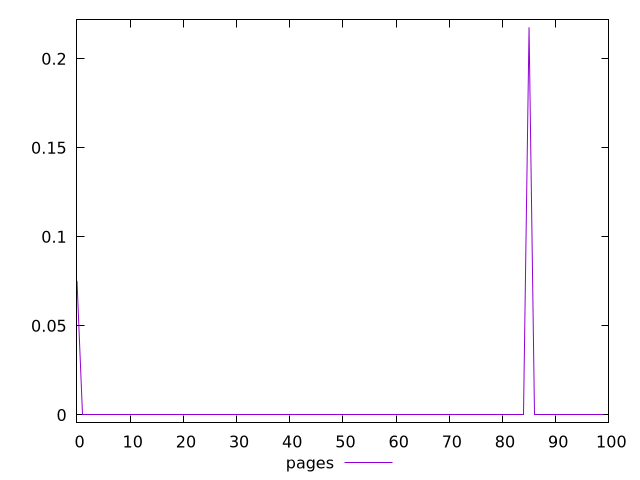

This chart was generated by the following gnuplot code:
$_pages <<EOF
0.07529411764705879
0
0
0
0
0
0
0
0
0
0
0
0
0
0
0
0
0
0
0
0
0
0
0
0
0
0
0
0
0
0
0
0
0
0
0
0
0
0
0
0
0
0
0
0
0
0
0
0
0
0
0
0
0
0
0
0
0
0
0
0
0
0
0
0
0
0
0
0
0
0
0
0
0
0
0
0
0
0
0
0
0
0
0
0
0.21764705882352942
0
0
0
0
0
0
0
0
0
0
0
0
0
0
EOF
set key outside below
set terminal pngcairo
set output "report_00004_2020-11-02T20-21-41.718Z/uses-text-compression/pages//score.png"
set yrange [-0.004352941176470588:0.222]
plot $_pages title "pages" with line ,
